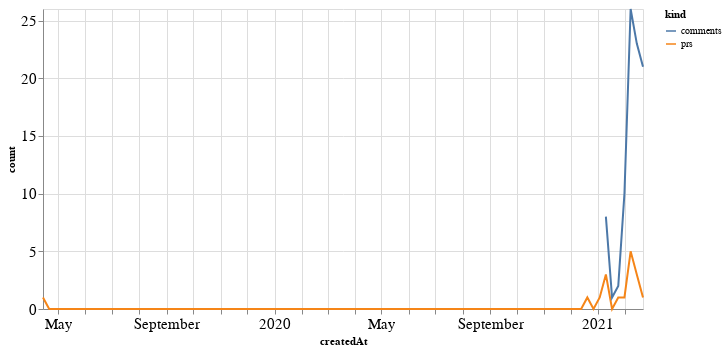

Notebook code for this chart:
### Code cell
alt.Chart(total_time, width=600).mark_line().encode(
    x='createdAt',
    y='count',
    color='kind'
)

### Figure 1 — Vega-Lite specification as saved in the notebook (floating-point values rounded to 4 significant figures; data arrays with more than 128 entries replaced by an {"elided": "..."} marker saying what was removed)
{"config": {"axisLeft": {"labelFontSize": 15}, "axisBottom": {"labelFontSize": 15}}, "data": {"name": "data-303fdf548ad582f04c6e9479b376e88e"}, "mark": "line", "encoding": {"color": {"type": "nominal", "field": "kind"}, "x": {"type": "temporal", "field": "createdAt"}, "y": {"type": "quantitative", "field": "count"}}, "width": 600, "$schema": "https://vega.github.io/schema/vega-lite/v4.8.1.json", "datasets": {"data-303fdf548ad582f04c6e9479b376e88e": {"elided": "196 records"}}}
